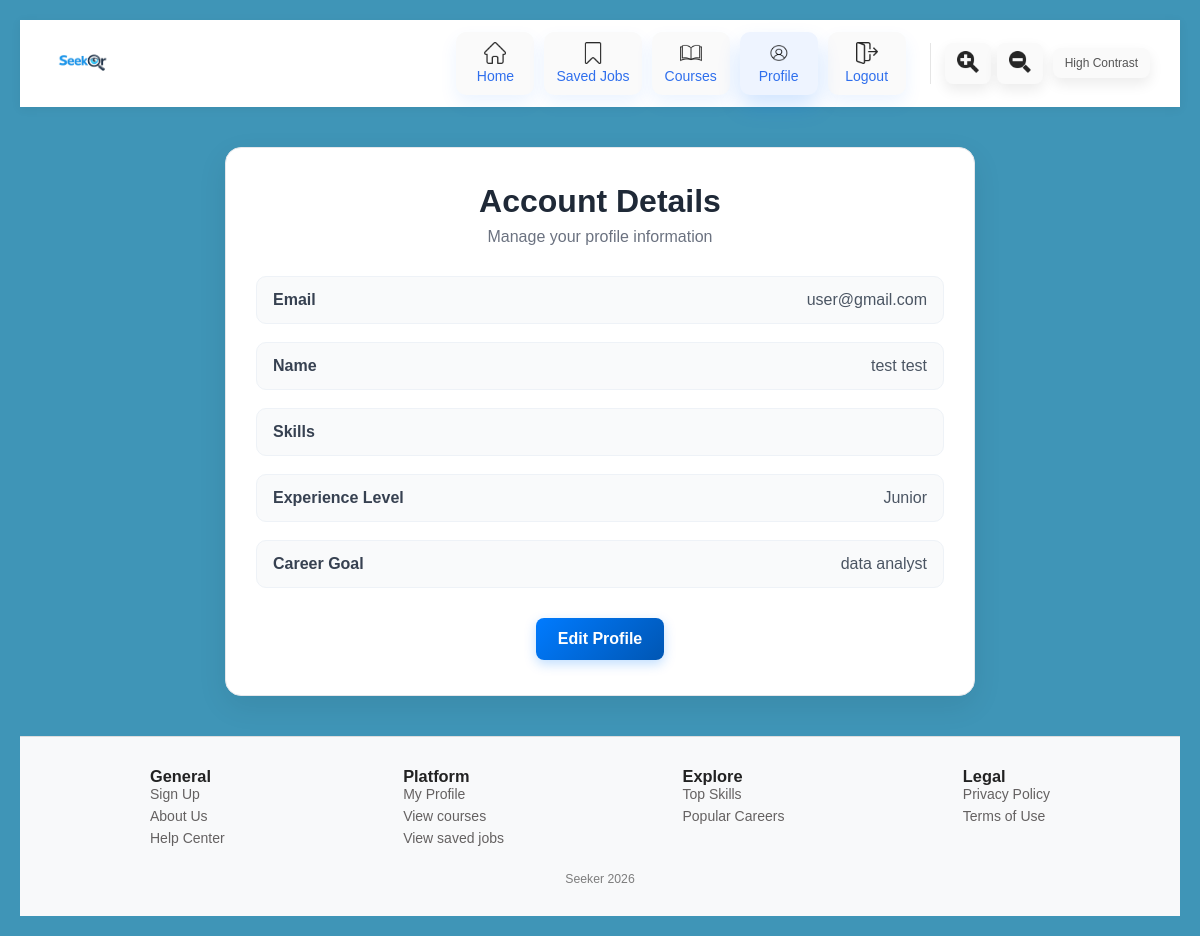
/account_page (signed in), run on the app's committed database.
### app.py (models this page shows, shortened)
class User(db.Model): #user table
    __tablename__="user"
    id = db.Column(db.Integer, primary_key=True)
    email = db.Column(db.String(120), unique=True, nullable=False)
    password = db.Column(db.String(200), nullable=False)
    name = db.Column(db.String(100))
    experience_level=db.Column(db.String(100))
    career_goal= db.Column(db.String(100))
    skills = db.relationship("UserSkill", backref="user", cascade="all, delete-orphan")

### app.py (the view)
@app.route('/account_page', methods=['GET']) #account page, allowing users to view their details
def account_page():
    user = get_logged_user()
    if not user:
        flash('Login first', 'error')
        return redirect(url_for('login_page'))
    return render_template('account_page.html', user=user)

### app.py (called while the page is built)
def get_logged_user():
    email = session.get("user")
    if not email:
        return None
    return User.query.filter_by(email=email).first()

### templates/account_page.html (shortened to what this page needs)
<!DOCTYPE html>
<html lang="en">
<head>
  <link rel="stylesheet" href="{{ url_for('static', filename='account_page.css') }}">
</head>
<body>
  {% include 'navbar.html' %}
  <div class="account-page">
    <div class="account-card">
      <h1>Account Details</h1>
      <p class="subtitle">Manage your profile information</p>
      <div class="account-info">
        <div class="info-row">
          <span class="label">Email</span>
          <span class="value">{{ user.email }}</span>
        </div>
        <div class="info-row">
          <span class="label">Name</span>
          <span class="value">{{ user.name }}</span>
        </div>
        <div class="info-row">
          <span class="label">Skills</span>
        </div>
        <div class="info-row">
          <span class="label">Experience Level</span>
          <span class="value">{{ user.experience_level }}</span>
        </div>
        <div class="info-row">
          <span class="label">Career Goal</span>
          <span class="value">{{ user.career_goal }}</span>
        </div>
      </div>
      <div class="account-actions">
        <a href="{{ url_for('edit_account') }}" class="btn">Edit Profile</a>
      </div>
    </div>
  </div>
  {%include 'footer.html'%}
</body>
</html>

### static/account_page.css (style rules this page uses)
* { margin: 0; padding: 0; box-sizing: border-box; font-family: Arial; }
body { background: linear-gradient(135deg, #f4f6f9, #e9eef5); min-height: 100vh; padding: 20px; color: #222; }
.account-page { display: flex; justify-content: center; align-items: flex-start; margin-top: 40px; }
.account-card { width: 100%; max-width: 750px; background: #fff; border-radius: 16px; padding: 35px 30px; box-shadow: 0 10px 30px rgba(0, 0, 0, 0.08); border: 1px solid #e5e7eb; }
.account-card h1 { text-align: center; font-size: 2em; margin-bottom: 8px; color: #1f2937; }
.subtitle { text-align: center; color: #6b7280; margin-bottom: 30px; }
.account-info { display: flex; flex-direction: column; gap: 18px; }
.info-row { display: flex; justify-content: space-between; align-items: flex-start; gap: 20px; padding: 14px 16px; background-color: #f9fafb; border-radius: 10px; border: 1px solid #eef2f7; }
.label { font-weight: bold; color: #374151; min-width: 150px; }
.value { flex: 1; color: #4b5563; text-align: right; word-break: break-word; }
.account-actions { text-align: center; margin-top: 30px; }
.btn { display: inline-block; padding: 12px 22px; background: linear-gradient(135deg, #007bff, #0056b3); color: white; text-decoration: none; border-radius: 8px; font-weight: bold; transition: 0.3s ease; box-shadow: 0 4px 12px rgba(0, 123, 255, 0.25); }

### static/navbar.css (style rules this page uses)
* { box-sizing: border-box; }
body { margin: 0; font-family: Arial; background: rgb(63, 149, 183) }

### data on the page
User: email "user@gmail.com", name "test test", experience_level "Junior", career_goal "data analyst"
